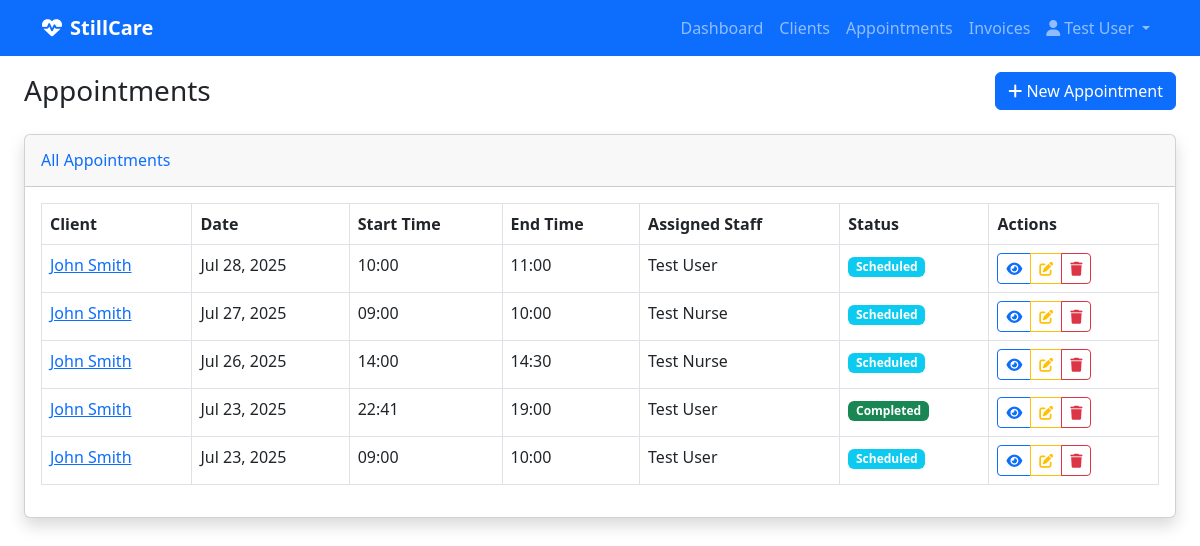
/appointments/ (signed in), run on the app's committed database.
### authentication/models.py (models this page shows, shortened)
class User(AbstractUser):
    ROLE_CHOICES = [
        ('nurse', 'Nurse'),
        ('admin', 'Admin'),
    ]
    role = models.CharField(
        max_length=10,
        choices=ROLE_CHOICES,
        default='nurse',
        help_text="User role in the system"
    )
    phone = models.CharField(max_length=20, blank=True, null=True)
    is_staff_member = models.BooleanField(
        default=True,
        help_text="Whether this user is a staff member"
    )
    login_code = models.CharField(
        max_length=6,
        unique=True,
        blank=True,
        null=True,
        validators=[
            RegexValidator(
                regex=r'^[0-9]{6}$',
                message='Login code must be exactly 6 digits.',
                code='invalid_login_code'
            ),
        ],
        help_text="6-digit code for app login (optional)"
    )
    biometric_id = models.CharField(
        max_length=255,
        unique=True,
        blank=True,
        null=True,
        help_text="Unique biometric identifier for fingerprint/face recognition (optional)"
    )
    class Meta:
        verbose_name = "User"
        verbose_name_plural = "Users"

### appointment_management/models.py (models this page shows, shortened)
class Appointment(models.Model):
    FREQUENCY_CHOICES = [
        ('daily', 'Daily'),
        ('weekly', 'Weekly'),
        ('monthly', 'Monthly'),
    ]
    title = models.CharField(max_length=200)
    description = models.TextField(blank=True, null=True)
    start_time = models.DateTimeField(help_text="When the appointment/visit should start")
    end_time = models.DateTimeField(help_text="When the appointment/visit should end")
    status = models.CharField(max_length=50, choices=[
        ('scheduled', 'Scheduled'),
        ('completed', 'Completed'),
        ('cancelled', 'Cancelled'),
        ('no_show', 'No Show'),
    ], default='scheduled')
    client = models.ForeignKey(
        'client_management.Client',
        on_delete=models.CASCADE,
        related_name='appointments',
        help_text="The client this appointment is for"
    )
    frequency = models.CharField(
        max_length=20,
        choices=FREQUENCY_CHOICES,
        blank=True,
        null=True,
        help_text="How often this appointment repeats"
    )
    assigned_staff = models.ForeignKey(settings.AUTH_USER_MODEL, on_delete=models.PROTECT, null=False, blank=False, related_name='appointments', help_text="Staff member assigned to this appointment")
    created_at = models.DateTimeField(auto_now_add=True)
    updated_at = models.DateTimeField(auto_now=True)
    class Meta:
        verbose_name = "Appointment"
        verbose_name_plural = "Appointments"
    VISIT_STATUS_CHOICES = [
        ('scheduled', 'Scheduled'),
        ('in_progress', 'In Progress'),
        ('completed', 'Completed'),
        ('cancelled', 'Cancelled'),
    ]
    status = models.CharField(
        max_length=20,
        choices=VISIT_STATUS_CHOICES,
        default='scheduled'
    )
    actual_start_time = models.DateTimeField(blank=True, null=True)
    actual_end_time = models.DateTimeField(blank=True, null=True)
    checklist_items = models.JSONField(
        default=list,
        help_text="List of checklist items from the client's care plan"
    )

### client_management/models.py (models this page shows, shortened)
class Client(models.Model):
    CHECKLIST_CHOICES = [
        ('basic_care', 'Basic Care'),
        ('medication_management', 'Medication Management'),
        ('wound_care', 'Wound Care'),
        ('physical_therapy', 'Physical Therapy'),
        ('nursing_care', 'Nursing Care'),
        ('social_work', 'Social Work'),
        ('nutrition', 'Nutrition'),
        ('hygiene', 'Hygiene'),
        ('mobility', 'Mobility Assistance'),
        ('monitoring', 'Vital Signs Monitoring'),
        ('education', 'Patient Education'),
        ('family_support', 'Family Support'),
        ('emergency_prep', 'Emergency Preparedness'),
        ('equipment', 'Medical Equipment'),
        ('transportation', 'Transportation'),
    ]
    first_name = models.CharField(max_length=100)
    last_name = models.CharField(max_length=100)
    address = models.TextField()
    phone = models.CharField(max_length=20, blank=True, null=True)
    email = models.EmailField(blank=True, null=True)
    latitude = models.FloatField(blank=True, null=True, help_text="Latitude of the client's residence")
    longitude = models.FloatField(blank=True, null=True, help_text="Longitude of the client's residence")
    care_checklist = models.JSONField(
        default=list,
        help_text="List of care items required for this client"
    )
    created_at = models.DateTimeField(auto_now_add=True)
    updated_at = models.DateTimeField(auto_now=True)
    @property
    def full_name(self):
        return f"{self.first_name} {self.last_name}"
    class Meta:
        verbose_name = "Client"
        verbose_name_plural = "Clients"
        ordering = ['last_name', 'first_name']

### care_backend/views.py (the view)
# urls.py: path('appointments/', views.appointments_list, name='appointment_list'),
def appointments_list(request):
    search = request.GET.get('search', '')
    status_filter = request.GET.get('status', '')
    appointments = Appointment.objects.all().order_by('-start_time')
    if search:
        appointments = appointments.filter(
            Q(title__icontains=search) |
            Q(client__first_name__icontains=search) |
            Q(client__last_name__icontains=search)
        )
    if status_filter:
        appointments = appointments.filter(status=status_filter)
    context = {
        'appointments': appointments,
        'search': search,
        'status_filter': status_filter,
    }
    return render(request, 'appointments/list.html', context)

### templates/appointments/list.html (shortened to what this page needs)
{% extends 'base.html' %}
{% block content %}
<div class="container-fluid">
    <div class="d-flex justify-content-between align-items-center mb-4">
        <h1 class="h3 mb-0 text-gray-800">Appointments</h1>
        <a href="{% url 'appointment_create' %}" class="btn btn-primary">
            <i class="fas fa-plus"></i> New Appointment
        </a>
    </div>
    <div class="card shadow mb-4">
        <div class="card-header py-3">
            <h6 class="m-0 font-weight-bold text-primary">All Appointments</h6>
        </div>
        <div class="card-body">
            {% if appointments %}
                <div class="table-responsive">
                    <table class="table table-bordered" id="appointmentsTable" width="100%" cellspacing="0">
                        <thead>
                            <tr>
                                <th>Client</th>
                                <th>Date</th>
                                <th>Start Time</th>
                                <th>End Time</th>
                                <th>Assigned Staff</th>
                                <th>Status</th>
                                <th>Actions</th>
                            </tr>
                        </thead>
                        <tbody>
                            {% for appointment in appointments %}
                            <tr>
                                <td>
                                    <a href="{% url 'client_detail' appointment.client.id %}">
                                        {{ appointment.client.full_name }}
                                    </a>
                                </td>
                                <td>{{ appointment.start_time|date:"M d, Y" }}</td>
                                <td>{{ appointment.start_time|time:"H:i" }}</td>
                                <td>{{ appointment.end_time|time:"H:i" }}</td>
                                <td>{% if appointment.assigned_staff %}{{ appointment.assigned_staff.first_name }} {{ appointment.assigned_staff.last_name }}{% else %}<span class="text-muted">Unassigned</span>{% endif %}</td>
                                <td>
                                    <span class="badge bg-{% if appointment.status == 'scheduled' %}info{% elif appointment.status == 'in_progress' %}warning{% elif appointment.status == 'completed' %}success{% elif appointment.status == 'cancelled' %}danger{% else %}secondary{% endif %}">
                                        {{ appointment.get_status_display }}
                                    </span>
                                </td>
                                <td>
                                    <div class="btn-group" role="group">
                                        <a href="{% url 'appointment_detail' appointment.id %}" class="btn btn-sm btn-outline-primary">
                                            <i class="fas fa-eye"></i>
                                        </a>
                                        <a href="{% url 'appointment_edit' appointment.id %}" class="btn btn-sm btn-outline-warning">
                                            <i class="fas fa-edit"></i>
                                        </a>
                                        <a href="{% url 'appointment_delete' appointment.id %}" class="btn btn-sm btn-outline-danger"
                                           onclick="return confirm('Are you sure you want to delete this appointment?')">
                                            <i class="fas fa-trash"></i>
                                        </a>
                                    </div>
                                </td>
                            </tr>
                            {% endfor %}
                        </tbody>
                    </table>
                </div>
            {% endif %}
        </div>
    </div>
</div>
{% endblock %}

### templates/base.html (shortened to what this page needs)
<!DOCTYPE html>
<html lang="en">
<head>
    <link href="https://cdn.jsdelivr.net/npm/bootstrap@5.3.0/dist/css/bootstrap.min.css" rel="stylesheet">
    <link href="https://cdnjs.cloudflare.com/ajax/libs/font-awesome/6.4.0/css/all.min.css" rel="stylesheet">
    <link href="/static/styles.css" rel="stylesheet">
</head>
<body>
    <nav class="navbar navbar-expand-lg navbar-dark bg-primary fixed-top">
        <div class="container">
            <a class="navbar-brand fw-bold" href="/">
                <i class="fas fa-heartbeat me-2"></i>StillCare
            </a>
            <div class="collapse navbar-collapse" id="navbarNav">
                <ul class="navbar-nav ms-auto">
                    <li class="nav-item"><a class="nav-link" href="/">Dashboard</a></li>
                    <li class="nav-item"><a class="nav-link" href="/clients/">Clients</a></li>
                    <li class="nav-item"><a class="nav-link" href="/appointments/">Appointments</a></li>
                    <li class="nav-item"><a class="nav-link" href="/invoices/">Invoices</a></li>
                    {% if user.is_authenticated %}
                    <li class="nav-item dropdown">
                        <a class="nav-link dropdown-toggle" href="#" id="navbarDropdown" role="button" data-bs-toggle="dropdown">
                            <i class="fas fa-user me-1"></i>{{ user.get_full_name|default:user.username }}
                        </a>
                    </li>
                    {% endif %}
                </ul>
            </div>
        </div>
    </nav>
    <div class="container-fluid mt-5 pt-4">
        {% block content %}{% endblock %}
    </div>
</body>
</html>

### data on the page
User: get_full_name "Test User"
Appointment: client.full_name "John Smith", start_time "Jul 28, 2025", start_time "10:00", end_time "11:00", assigned_staff.first_name "Test", assigned_staff.last_name "User", status "Scheduled"
Appointment: client.full_name "John Smith", start_time "Jul 27, 2025", start_time "09:00", end_time "10:00", assigned_staff.first_name "Test", assigned_staff.last_name "Nurse", status "Scheduled"
Appointment: client.full_name "John Smith", start_time "Jul 26, 2025", start_time "14:00", end_time "14:30", assigned_staff.first_name "Test", assigned_staff.last_name "Nurse", status "Scheduled"
Appointment: client.full_name "John Smith", start_time "Jul 23, 2025", start_time "22:41", end_time "19:00", assigned_staff.first_name "Test", assigned_staff.last_name "User", status "Completed"
Appointment: client.full_name "John Smith", start_time "Jul 23, 2025", start_time "09:00", end_time "10:00", assigned_staff.first_name "Test", assigned_staff.last_name "User", status "Scheduled"
